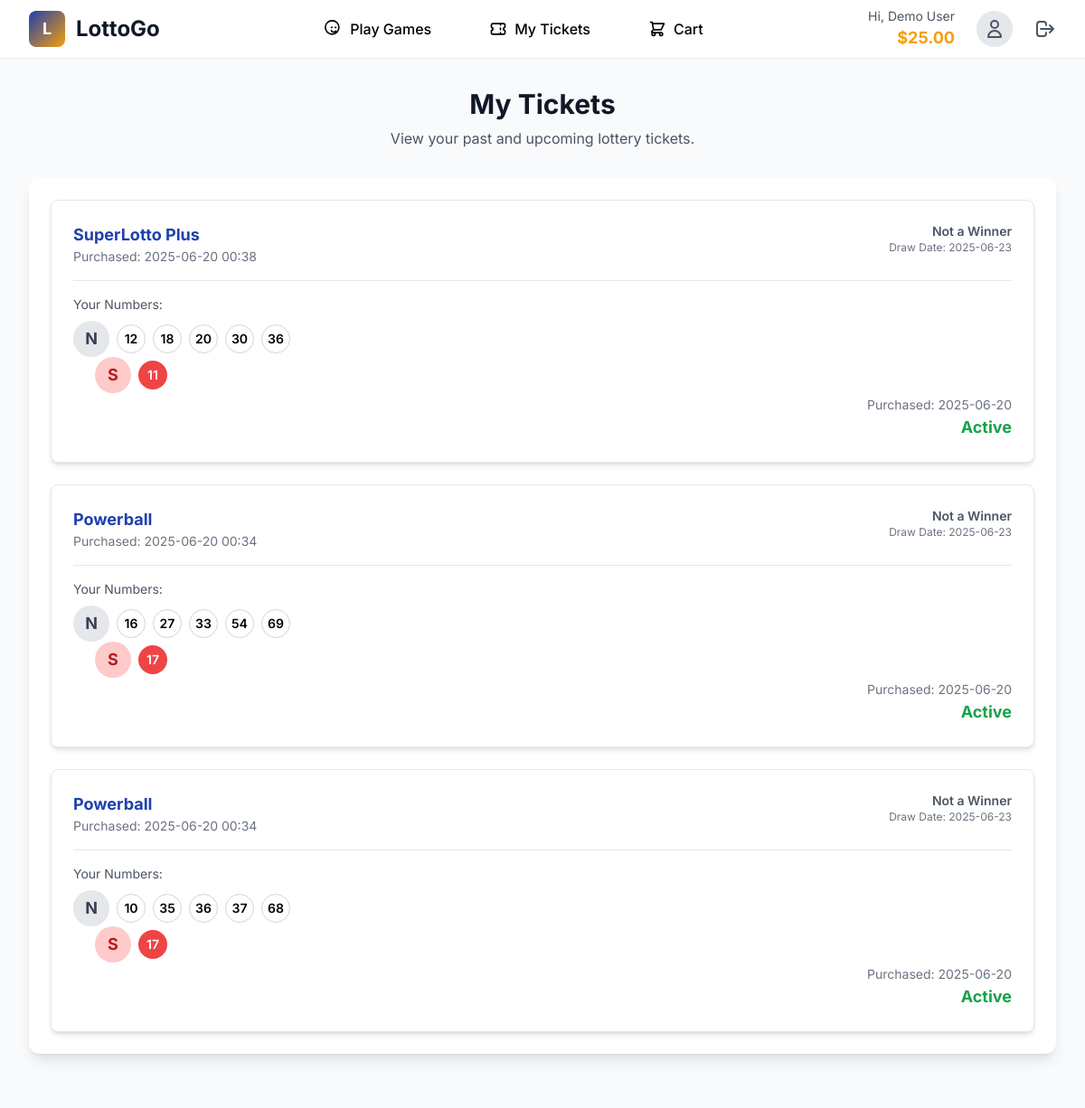
Page /my_tickets (signed in) on the committed database.
### models.py (models this page shows)
class User(db.Model):
    __tablename__ = 'user'
    id: Mapped[int] = mapped_column(Integer, primary_key=True)
    email: Mapped[str] = mapped_column(String(120), unique=True, nullable=False)
    name: Mapped[str] = mapped_column(String(100), nullable=False)
    phone: Mapped[str] = mapped_column(String(20), nullable=True)
    password: Mapped[str] = mapped_column(String(100), nullable=False) # In a real app, this should be hashed
    is_identity_verified: Mapped[bool] = mapped_column(Boolean, default=False)
    wallet_balance: Mapped[float] = mapped_column(Float, default=0.0)
    tickets: Mapped[list["Ticket"]] = relationship(back_populates="user")
    favorite_numbers: Mapped[list["FavoriteNumber"]] = relationship(back_populates="user")

class Ticket(db.Model):
    __tablename__ = 'ticket'
    id: Mapped[str] = mapped_column(String(50), primary_key=True)
    user_id: Mapped[int] = mapped_column(ForeignKey('user.id'), nullable=False)
    game_id: Mapped[str] = mapped_column(ForeignKey('game.id'), nullable=False)
    numbers: Mapped[str] = mapped_column(String(100), nullable=False)
    special_ball: Mapped[str] = mapped_column(String(10), nullable=True)
    draw_date: Mapped[datetime] = mapped_column(DateTime, nullable=False)
    status: Mapped[str] = mapped_column(String(20), default='active') # active, checked, archived
    purchase_date: Mapped[datetime] = mapped_column(DateTime, default=datetime.utcnow)
    winnings: Mapped[float] = mapped_column(Float, default=0.0)
    user: Mapped["User"] = relationship(back_populates="tickets")
    game: Mapped["Game"] = relationship()

class Game(db.Model):
    __tablename__ = 'game'
    id: Mapped[str] = mapped_column(String(50), primary_key=True)
    name: Mapped[str] = mapped_column(String(100), nullable=False)
    jackpot: Mapped[str] = mapped_column(String(50))
    ticket_price: Mapped[float] = mapped_column(Float, nullable=False)
    draw_days: Mapped[str] = mapped_column(String(100)) # e.g., "Monday, Wednesday, Saturday"
    next_draw: Mapped[str] = mapped_column(String(100))
    main_numbers_count: Mapped[int] = mapped_column(Integer)
    main_numbers_range_low: Mapped[int] = mapped_column(Integer)
    main_numbers_range_high: Mapped[int] = mapped_column(Integer)
    special_ball_range_low: Mapped[int] = mapped_column(Integer, nullable=True)
    special_ball_range_high: Mapped[int] = mapped_column(Integer, nullable=True)
    special_ball_name: Mapped[str] = mapped_column(String(50), nullable=True) # e.g., "Powerball", "Mega Ball"

### app.py (the view)
@app.route('/my_tickets')
def my_tickets():
    login_check = require_login()
    if login_check:
        return login_check
    user = get_current_user()
    cutoff_date = datetime.utcnow() - timedelta(days=3)
    user_tickets = Ticket.query.filter_by(user_id=user.id)\
                                .filter(Ticket.draw_date >= cutoff_date)\
                                .options(db.joinedload(Ticket.game))\
                                .order_by(Ticket.purchase_date.desc()).all()
    return render_template('my_tickets.html', user=user, tickets=user_tickets)

### app.py (called while the page is built)
def is_logged_in():
    return 'user_id' in session

def get_current_user():
    if is_logged_in():
        return db.session.get(User, session['user_id'])
    return None

def require_login():
    if not is_logged_in():
        flash('Please log in to access this page.', 'error')
        return redirect(url_for('login'))
    return None

### templates/my_tickets.html (shortened to what this page needs)
{% extends "base.html" %}
{% block extra_head %}
    <link rel="stylesheet" href="{{ url_for('static', filename='css/my_tickets.css') }}">
{% endblock %}
{% block navigation %}
    {% include 'components/_dashboard_nav.html' %}
{% endblock %}
{% block content %}
<div class="bg-gray-50 py-8">
    <div class="max-w-7xl mx-auto px-4 sm:px-6 lg:px-8">
        <div class="text-center mb-8">
            <h1 class="text-3xl font-bold text-gray-900">My Tickets</h1>
            <p class="text-gray-600 mt-2">View your past and upcoming lottery tickets.</p>
        </div>
        <div class="bg-white rounded-xl shadow-lg p-6">
            {% if tickets %}
                <div class="space-y-6">
                    {% include 'components/_ticket_list.html' %}
                </div>
            {% endif %}
        </div>
    </div>
</div>
{% endblock %}

### templates/components/_dashboard_nav.html (shortened to what this page needs)
<nav class="bg-white shadow-sm border-b border-gray-200">
    <div class="max-w-7xl mx-auto px-4 sm:px-6 lg:px-8">
        <div class="flex justify-between items-center h-16">
            <div class="flex-shrink-0">
                <a href="{{ url_for('dashboard') }}" class="flex items-center">
                    <div class="w-10 h-10 bg-gradient-to-br from-lotto-blue to-lotto-gold rounded-lg flex items-center justify-center">
                        <span class="text-white font-bold text-lg">L</span>
                    </div>
                    <span class="ml-3 text-2xl font-bold text-gray-900">LottoGo</span>
                </a>
            </div>
            <div class="hidden md:flex items-center space-x-8">
                <a href="{{ url_for('dashboard') }}"
                   class="flex items-center space-x-2 px-4 py-2 rounded-lg transition-colors {% if request.endpoint == 'dashboard' %}nav-tab-active{% else %}nav-tab-inactive{% endif %}">
                    <svg class="w-5 h-5" fill="none" stroke="currentColor" viewBox="0 0 24 24">
                        <path stroke-linecap="round" stroke-linejoin="round" stroke-width="2" d="M14.828 14.828a4 4 0 01-5.656 0M9 10h1m4 0h1m-6 4h.01M19 10a9 9 0 11-18 0 9 9 0 0118 0z"></path>
                    </svg>
                    <span class="font-medium">Play Games</span>
                </a>
                <a href="{{ url_for('my_tickets') }}"
                   class="flex items-center space-x-2 px-4 py-2 rounded-lg transition-colors {% if request.endpoint == 'my_tickets' %}nav-tab-active{% else %}nav-tab-inactive{% endif %}">
                    <svg class="w-5 h-5" fill="none" stroke="currentColor" viewBox="0 0 24 24">
                        <path stroke-linecap="round" stroke-linejoin="round" stroke-width="2" d="M15 5v2m0 4v2m0 4v2M5 5a2 2 0 00-2 2v3a2 2 0 110 4v3a2 2 0 002 2h14a2 2 0 002-2v-3a2 2 0 110-4V7a2 2 0 00-2-2H5z"></path>
                    </svg>
                    <span class="font-medium">My Tickets</span>
                </a>
                <a href="{{ url_for('cart') }}"
                   class="relative flex items-center space-x-2 px-4 py-2 rounded-lg transition-colors {% if request.endpoint == 'cart' %}nav-tab-active{% else %}nav-tab-inactive{% endif %}">
                    <svg class="w-5 h-5" fill="none" stroke="currentColor" viewBox="0 0 24 24">
                        <path stroke-linecap="round" stroke-linejoin="round" stroke-width="2" d="M3 3h2l.4 2M7 13h10l4-8H5.4M7 13L5.4 5M7 13l-2.293 2.293c-.63.63-.184 1.707.707 1.707H17m0 0a2 2 0 100 4 2 2 0 000-4zm-8 2a2 2 0 11-4 0 2 2 0 014 0z"></path>
                    </svg>
                    <span class="font-medium">Cart</span>
                </a>
            </div>
            <div class="hidden md:flex items-center space-x-6">
                <div class="text-right">
                    <p class="text-sm text-gray-600">Hi, {{ user.name }}</p>
                    <p class="text-lg font-bold text-lotto-gold">${{ "%.2f"|format(user.wallet_balance) }}</p>
                </div>
                <a href="{{ url_for('account') }}">
                    <div class="w-10 h-10 bg-gray-200 rounded-full flex items-center justify-center">
                        <svg class="w-6 h-6 text-gray-600" fill="none" stroke="currentColor" viewBox="0 0 24 24">
                            <path stroke-linecap="round" stroke-linejoin="round" stroke-width="2" d="M16 7a4 4 0 11-8 0 4 4 0 018 0zM12 14a7 7 0 00-7 7h14a7 7 0 00-7-7z"></path>
                        </svg>
                    </div>
                </a>
                <a href="{{ url_for('logout') }}"
                   class="text-gray-600 hover:text-red-600 transition-colors">
                    <svg class="w-6 h-6" fill="none" stroke="currentColor" viewBox="0 0 24 24">
                        <path stroke-linecap="round" stroke-linejoin="round" stroke-width="2" d="M17 16l4-4m0 0l-4-4m4 4H7m6 4v1a3 3 0 01-3 3H6a3 3 0 01-3-3V7a3 3 0 013-3h4a3 3 0 013 3v1"></path>
                    </svg>
                </a>
            </div>
        </div>
    </div>
</nav>

### templates/components/_ticket_list.html (shortened to what this page needs)
{% for ticket in tickets %}
<div class="ticket-card bg-white rounded-lg shadow-md border border-gray-200 p-6 mb-4">
    <div class="flex justify-between items-start">
        <div>
            <h3 class="text-lg font-bold text-lotto-blue">{{ ticket.game.name }}</h3>
            <p class="text-sm text-gray-500">Purchased: {{ ticket.purchase_date.strftime('%Y-%m-%d %H:%M') }}</p>
        </div>
        <div class="text-right">
            <p class="text-sm font-semibold {% if ticket.is_winner %}text-green-600{% else %}text-gray-600{% endif %}">
                {% if ticket.is_winner %}
                    Winner!
                {% else %}
                    Not a Winner
                {% endif %}
            </p>
            <p class="text-xs text-gray-500">Draw Date: {{ ticket.draw_date.strftime('%Y-%m-%d') }}</p>
        </div>
    </div>
    <div class="mt-4 pt-4 border-t border-gray-200">
        <p class="text-sm text-gray-600 mb-2">Your Numbers:</p>
        <div class="flex items-center space-x-2">
            <div class="flex items-center justify-center w-10 h-10 bg-gray-200 rounded-full text-lg font-bold text-gray-700">N</div>
            <div class="flex flex-wrap gap-2">
                {% for number in ticket.numbers.split(',')|map('int')|sort %}
                <span class="flex items-center justify-center w-8 h-8 bg-white border border-gray-300 rounded-full text-sm font-semibold">{{ number }}</span>
                {% endfor %}
            </div>
        </div>
        {% if ticket.special_ball %}
        <div class="flex items-center space-x-2 mt-2 md:mt-0 md:ml-6">
            <div class="flex items-center justify-center w-10 h-10 bg-red-200 rounded-full text-lg font-bold text-red-700">S</div>
            <div class="flex items-center justify-center w-8 h-8 bg-red-500 text-white rounded-full text-sm font-semibold">{{ ticket.special_ball }}</div>
        </div>
        {% endif %}
    </div>
    <div class="text-right mt-4 md:mt-0">
        <span class="text-sm text-gray-500">Purchased: {{ ticket.purchase_date.strftime('%Y-%m-%d') }}</span>
        <span class="block text-lg font-bold text-green-600">{{ ticket.status|capitalize }}</span>
    </div>
</div>
{% endfor %}

### static/css/my_tickets.css (style rules this page uses)
.ticket-card { transition: all 0.3s ease-in-out; }

### rows in the picture
User: name "Demo User", wallet_balance "25.00"
Ticket: game.name "SuperLotto Plus", purchase_date "2025-06-20 00:38", draw_date "2025-06-23", sort "12" "18" "20" "30" "36", special_ball "11", purchase_date "2025-06-20", status "Active"
Ticket: game.name "Powerball", purchase_date "2025-06-20 00:34", draw_date "2025-06-23", sort "16" "27" "33" "54" "69", special_ball "17", purchase_date "2025-06-20", status "Active"
Ticket: game.name "Powerball", purchase_date "2025-06-20 00:34", draw_date "2025-06-23", sort "10" "35" "36" "37" "68", special_ball "17", purchase_date "2025-06-20", status "Active"
